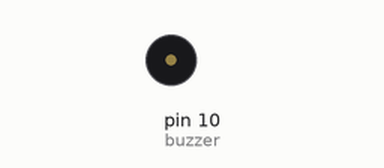
Simulated run of this sketch. Board: Arduino Uno, built with avr-gcc and run on an emulated ATmega328P. Parts: buzzer (waves = sounding, pin HIGH).

Above: at 0.1 s.
At 122.1 s:
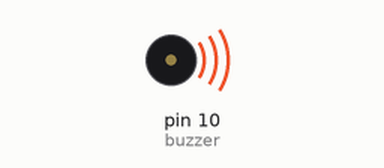
Timing chart, 0 to 123.6 s (numbered marks = the images above):
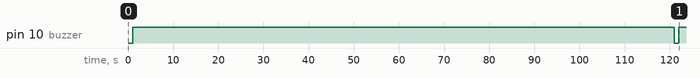

Measured:
- by itself, pin 10 (buzzer): LOW → HIGH at 1.0 s, → LOW 120 s later, → HIGH 1.0 s later

The sketch:

Code_batterie.ino
```cpp
            //Code Batterie


const int buzzer = 10;                          //Buzzer sur la broche 10

void setup()
{
  pinMode(buzzer, OUTPUT);                      //Initialisation de la broche 10 comme étant une sortie
}

void loop()
{
 int valeurlue = analogRead(A0);                //Lit la valeur de l'entrée analogique A0 (comprise entre 0 et  1023)
 float tensionlue = valeurlue * (5.0/1023);     //Conversion de la valeur retournée par la fonction en une tension
 float tensionreelle = tensionlue * 2;          //Calcule la valeur réelle de la différence de potentielle aux bornes de la batterie
  Serial.println(tensionreelle);                //Affiche la tension en tant que nombre décimal sous la forme d'une chaîne de caractères ASCII
  if (tensionreelle > 6.8)                      //Si la valeur de la tension au bornes de la batterie est supérieure à 6,8V
  {
    digitalWrite(buzzer,1);                     //Pas de signal sonore
  }
  else
  {
    while(1)
    {
    digitalWrite(buzzer,0);                    //Signal sonore
    delay(1000);                               //pendant 1s
    digitalWrite(buzzer,1);                    //Pas de signal sonore
    delay(120000);                             //pendant 2 minutes
    }
  }
}
```
